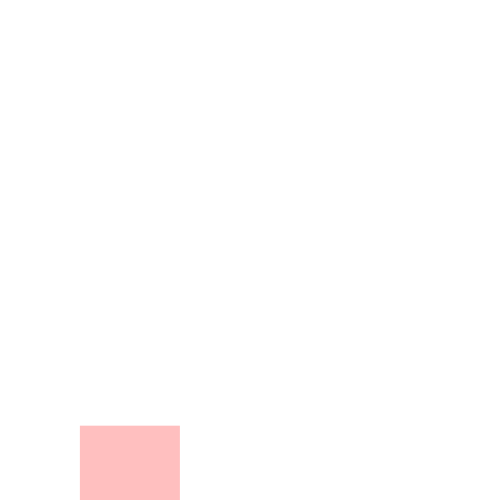
Frame 1 (no input)
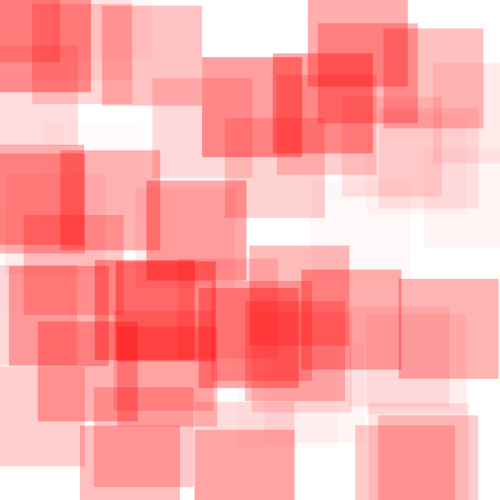
Frame 60 (the mouse pressed at the canvas centre just before this capture)
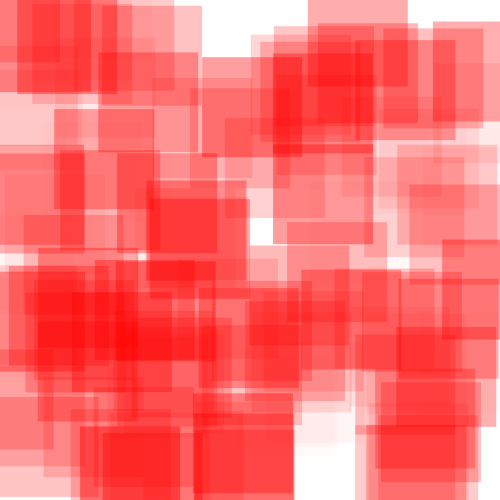
Frame 120 (the mouse held since frame 60 and released just before this capture)

The Processing sketch that drew these frames (run headless with seeded random() and noise(); from frame 60 on, the mouse is pressed at the canvas centre):

// Processing sketch: processing_129313
// ── processing_129313.pde

void setup() {
  size(500,500);
  noStroke();
  background(255,255,255);
  rectMode(CENTER);
}


void draw() {
 // background(255,255,255);
  fill(#FF0000, random(100));
  rect(random(width), random(height), 100,100);
}
